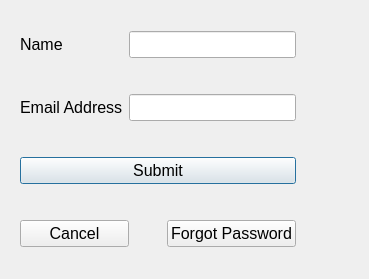
<?xml version="1.0" encoding="UTF-8"?>
<ui version="4.0">
 <class>Dialog</class>
 <widget class="QDialog" name="Dialog">
  <property name="geometry">
   <rect>
    <x>0</x>
    <y>0</y>
    <width>369</width>
    <height>279</height>
   </rect>
  </property>
  <property name="windowTitle">
   <string>Dialog</string>
  </property>
  <widget class="QWidget" name="">
   <property name="geometry">
    <rect>
     <x>20</x>
     <y>31</y>
     <width>276</width>
     <height>216</height>
    </rect>
   </property>
   <layout class="QGridLayout" name="gridLayout">
    <item row="4" column="0" colspan="5">
     <widget class="QPushButton" name="pushButton">
      <property name="font">
       <font>
        <pointsize>12</pointsize>
       </font>
      </property>
      <property name="text">
       <string>Submit</string>
      </property>
     </widget>
    </item>
    <item row="5" column="0">
     <spacer name="verticalSpacer_3">
      <property name="orientation">
       <enum>Qt::Vertical</enum>
      </property>
      <property name="sizeHint" stdset="0">
       <size>
        <width>20</width>
        <height>40</height>
       </size>
      </property>
     </spacer>
    </item>
    <item row="0" column="0">
     <widget class="QLabel" name="label">
      <property name="font">
       <font>
        <pointsize>12</pointsize>
       </font>
      </property>
      <property name="text">
       <string>Name</string>
      </property>
     </widget>
    </item>
    <item row="2" column="0" colspan="2">
     <widget class="QLabel" name="label_2">
      <property name="font">
       <font>
        <pointsize>12</pointsize>
       </font>
      </property>
      <property name="text">
       <string>Email Address</string>
      </property>
     </widget>
    </item>
    <item row="2" column="2" colspan="3">
     <widget class="QLineEdit" name="lineEdit_2">
      <property name="font">
       <font>
        <pointsize>12</pointsize>
       </font>
      </property>
     </widget>
    </item>
    <item row="0" column="2" colspan="3">
     <widget class="QLineEdit" name="lineEdit">
      <property name="font">
       <font>
        <pointsize>12</pointsize>
       </font>
      </property>
     </widget>
    </item>
    <item row="3" column="1">
     <spacer name="verticalSpacer_2">
      <property name="orientation">
       <enum>Qt::Vertical</enum>
      </property>
      <property name="sizeHint" stdset="0">
       <size>
        <width>20</width>
        <height>40</height>
       </size>
      </property>
     </spacer>
    </item>
    <item row="1" column="2" colspan="3">
     <spacer name="verticalSpacer">
      <property name="orientation">
       <enum>Qt::Vertical</enum>
      </property>
      <property name="sizeHint" stdset="0">
       <size>
        <width>20</width>
        <height>40</height>
       </size>
      </property>
     </spacer>
    </item>
    <item row="6" column="0" colspan="3">
     <widget class="QPushButton" name="pushButton_2">
      <property name="font">
       <font>
        <pointsize>12</pointsize>
       </font>
      </property>
      <property name="text">
       <string>Cancel</string>
      </property>
     </widget>
    </item>
    <item row="6" column="4">
     <widget class="QPushButton" name="pushButton_3">
      <property name="font">
       <font>
        <pointsize>12</pointsize>
       </font>
      </property>
      <property name="text">
       <string>Forgot Password</string>
      </property>
     </widget>
    </item>
    <item row="6" column="3">
     <spacer name="horizontalSpacer">
      <property name="orientation">
       <enum>Qt::Horizontal</enum>
      </property>
      <property name="sizeHint" stdset="0">
       <size>
        <width>40</width>
        <height>20</height>
       </size>
      </property>
     </spacer>
    </item>
   </layout>
  </widget>
 </widget>
 <resources/>
 <connections/>
</ui>
